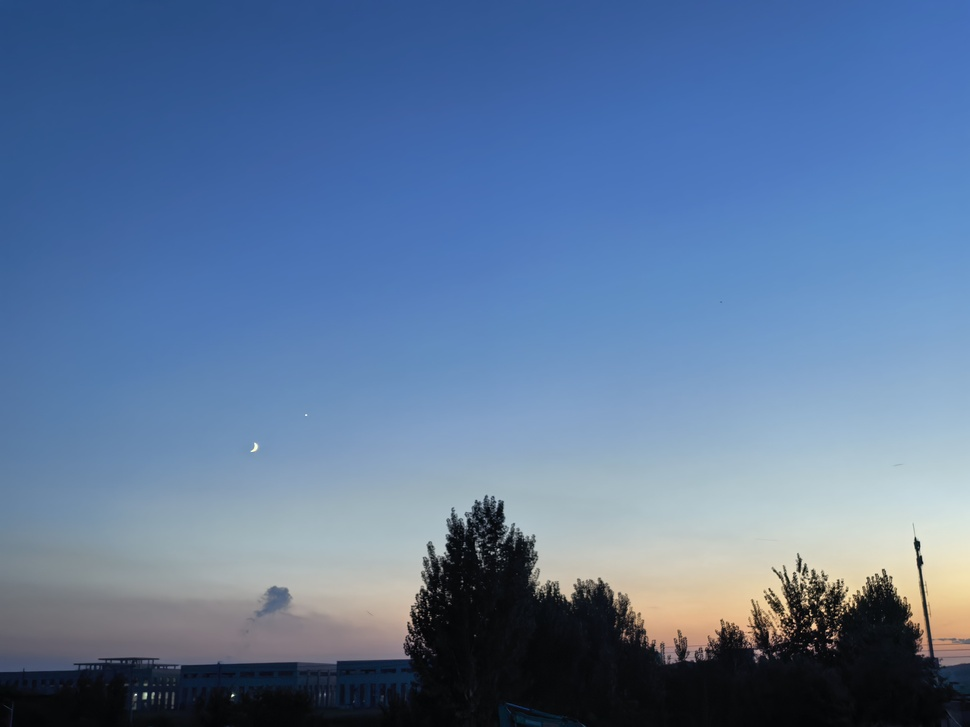
#> input picture 算法组/Week1/W1_王润翰_视觉算法/data/images/test1.jpg, 970 x 727 px, shrunk from 4096 x 3072 before the run
$ python task2_processing.py
#> lines starting #> are read from the running program, lines starting #| are printed output that depends on the picture; after the words box and inside, x2 and y2 are one past the last pixel; in counts of white or black regions, pixels touching at a corner belong together
import cv2
import os
import numpy as np

def main():
    base_dir = os.path.dirname(os.path.dirname(os.path.abspath(__file__)))
    img_path = os.path.join(base_dir, "data", "images", "test1.jpg")
    output_dir = os.path.join(base_dir, "outputs", "task2")
    os.makedirs(output_dir, exist_ok=True)


    img = cv2.imdecode(np.fromfile(img_path, dtype=np.uint8), cv2.IMREAD_COLOR)
#> img is the input picture: shape (727, 970, 3); mean B, G, R 155, 118.9, 92.6
    if img is None:
        print("未找到图片，请检查路径。")
        return


    gray = cv2.cvtColor(img, cv2.COLOR_BGR2GRAY)
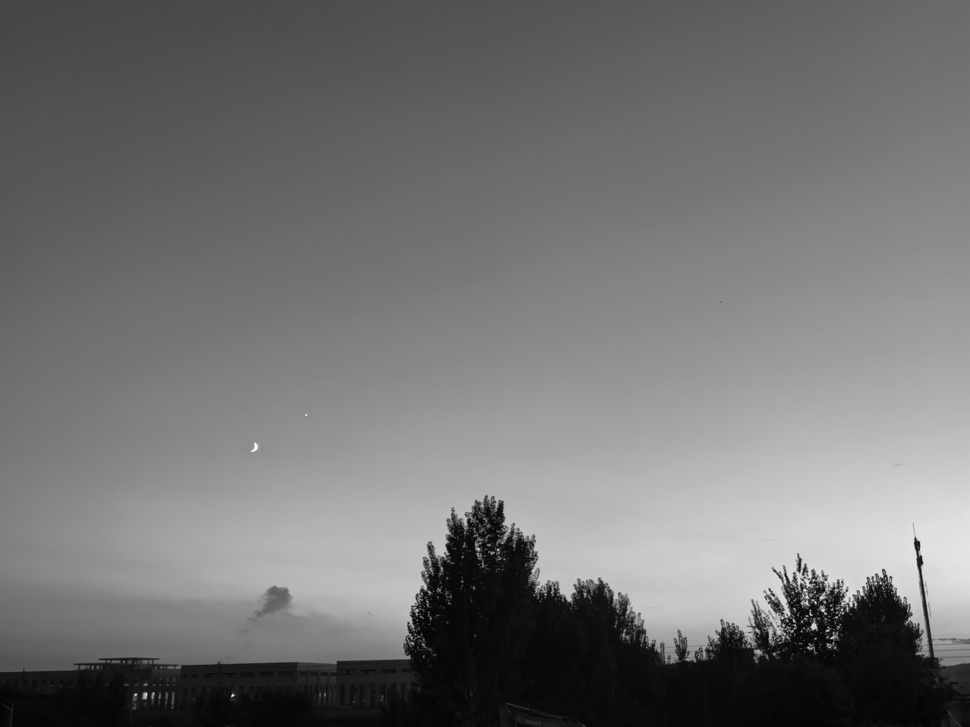
#> gray: shape (727, 970); min 0, max 252, mean 115.2
    cv2.imencode('.jpg', gray)[1].tofile(os.path.join(output_dir, "01_gray.jpg"))


    blur_3 = cv2.GaussianBlur(gray, (3, 3), 0)
    blur_9 = cv2.GaussianBlur(gray, (9, 9), 0)
    cv2.imencode('.jpg', blur_3)[1].tofile(os.path.join(output_dir, "02_blur_3x3.jpg"))
    cv2.imencode('.jpg', blur_9)[1].tofile(os.path.join(output_dir, "03_blur_9x9.jpg"))


    _, thresh_100 = cv2.threshold(blur_3, 100, 255, cv2.THRESH_BINARY)
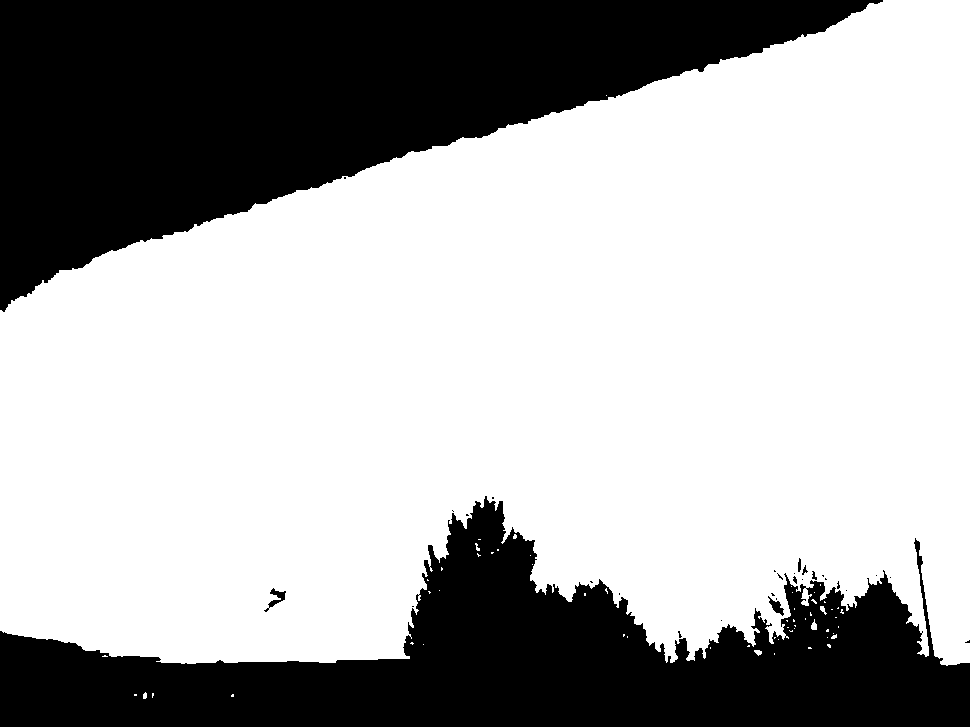
#> thresh_100: shape (727, 970); 67% white; 30 black regions (22 under 20 px), largest, box (x1, y1, x2, y2) and area: (0, 0, 883, 312) 131643, (0, 496, 970, 727) 100812, (264, 588, 286, 612) 157
    _, thresh_180 = cv2.threshold(blur_3, 180, 255, cv2.THRESH_BINARY)
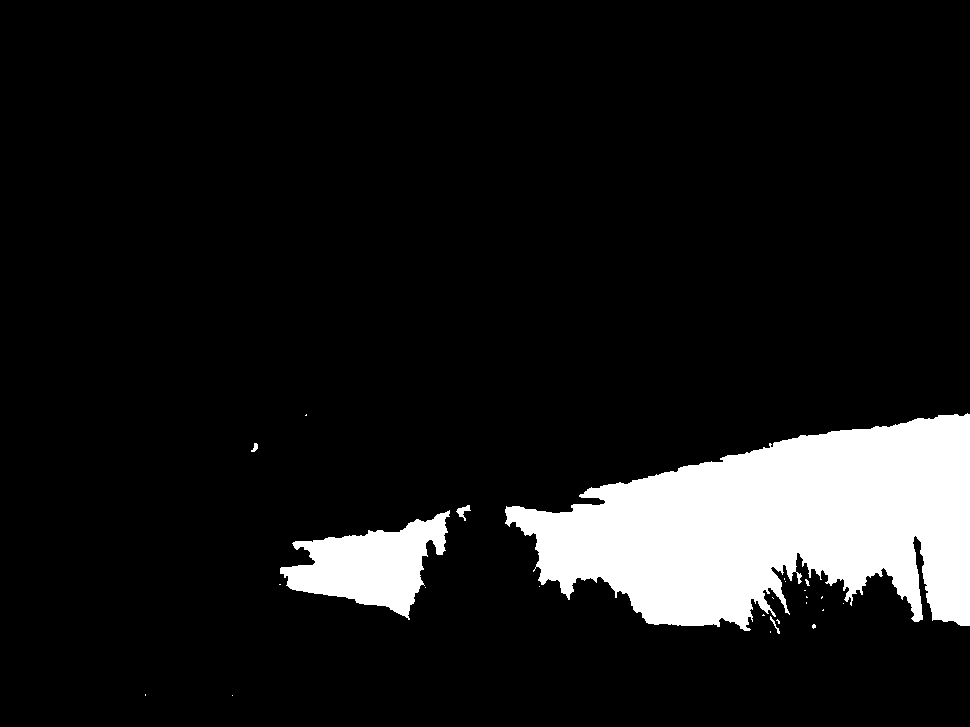
#> thresh_180: shape (727, 970); 10.3% white; 25 white regions (20 under 20 px), largest, box (x1, y1, x2, y2) and area: (505, 413, 970, 631) 63299, (280, 510, 450, 620) 9259, (456, 505, 471, 521) 97, (770, 616, 780, 634) 40, (251, 443, 258, 452) 37
    cv2.imencode('.jpg', thresh_100)[1].tofile(os.path.join(output_dir, "04_thresh_100.jpg"))
    cv2.imencode('.jpg', thresh_180)[1].tofile(os.path.join(output_dir, "05_thresh_180.jpg"))


    edges = cv2.Canny(blur_3, 50, 150)
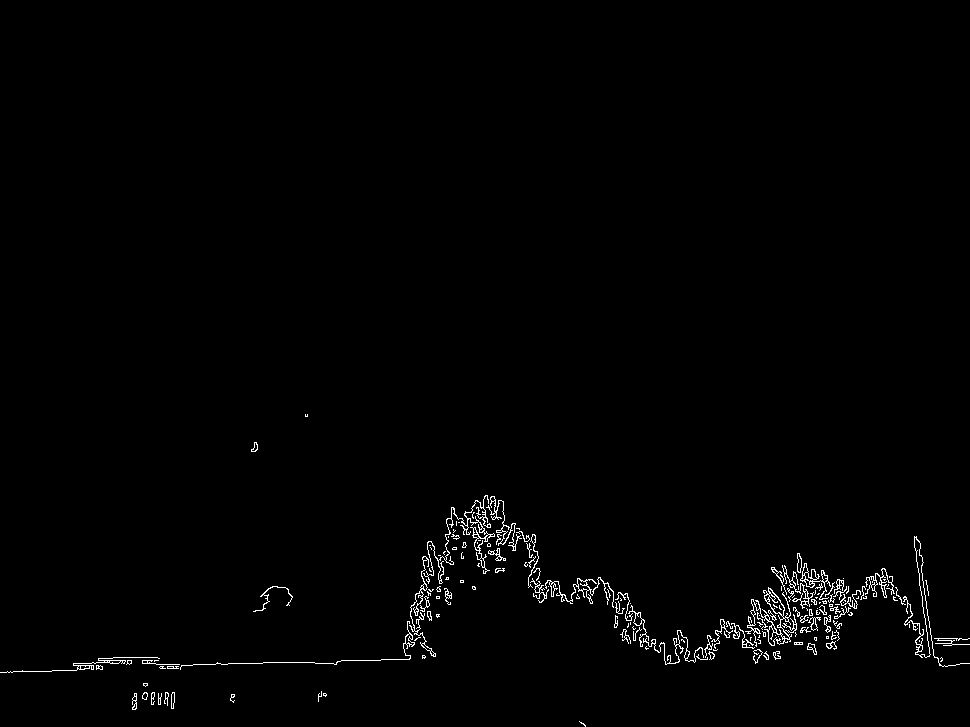
#> edges: shape (727, 970); 1.1% white in thin lines or dots, all inside (x1, y1, x2, y2) = (0, 414, 970, 727)
    cv2.imencode('.jpg', edges)[1].tofile(os.path.join(output_dir, "06_canny.jpg"))


    kernel = cv2.getStructuringElement(cv2.MORPH_RECT, (5, 5))
    opened = cv2.morphologyEx(thresh_100, cv2.MORPH_OPEN, kernel)
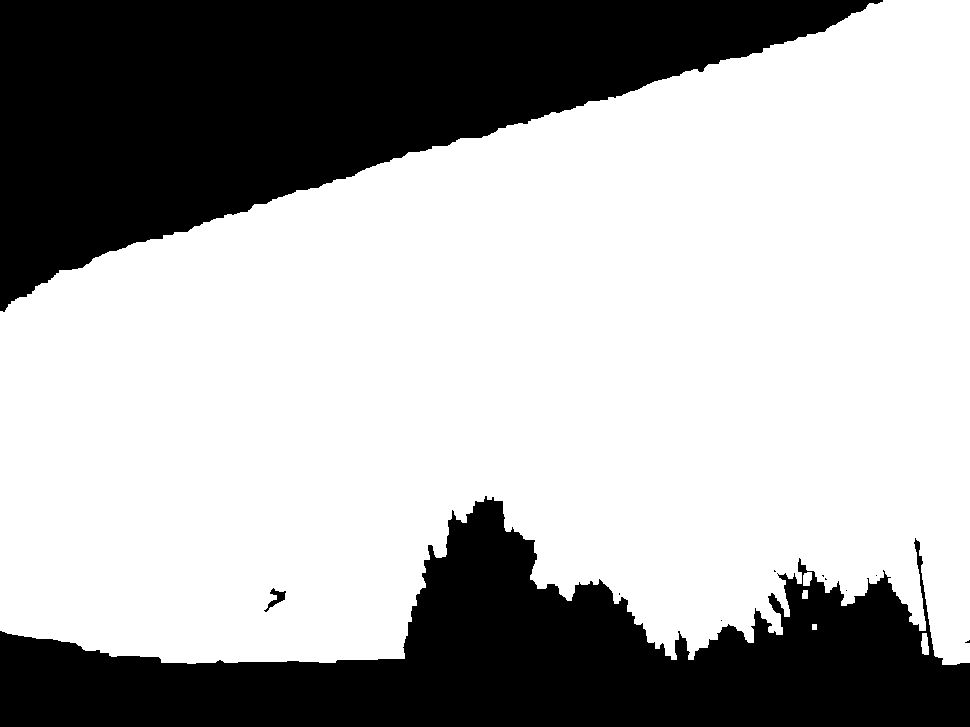
#> opened: shape (727, 970); 66.7% white; 11 black regions (8 under 20 px), largest, box (x1, y1, x2, y2) and area: (0, 0, 883, 312) 131727, (0, 496, 970, 727) 102718, (264, 588, 286, 612) 169
    closed = cv2.morphologyEx(thresh_100, cv2.MORPH_CLOSE, kernel)
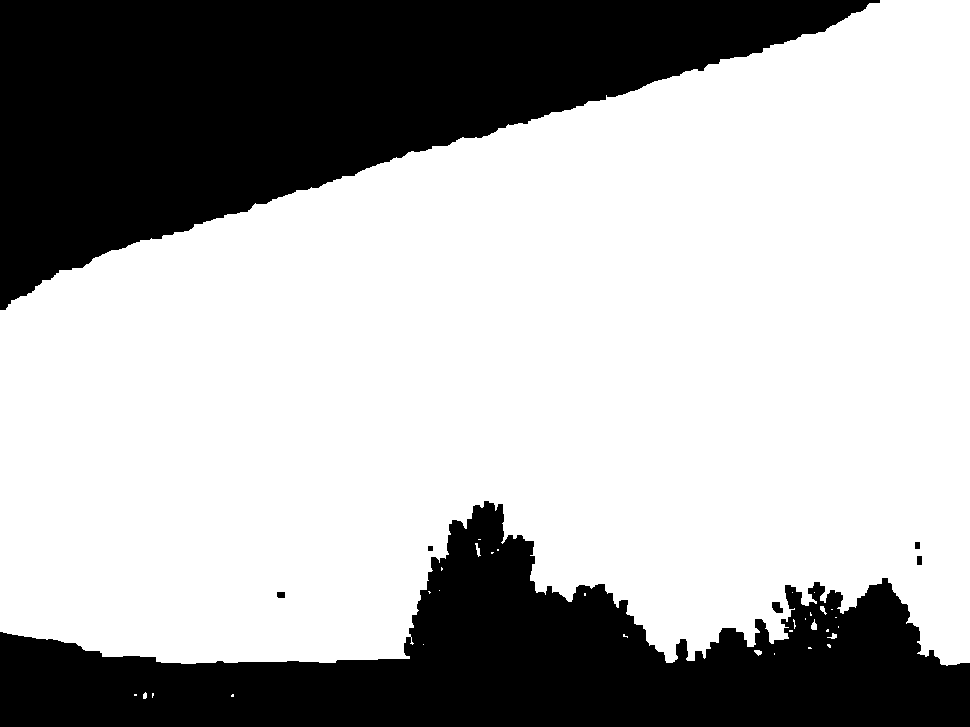
#> closed: shape (727, 970); 67.3% white; 7 black regions, largest, box (x1, y1, x2, y2) and area: (0, 0, 880, 310) 131535, (0, 501, 970, 727) 99144, (772, 602, 783, 613) 92
    cv2.imencode('.jpg', opened)[1].tofile(os.path.join(output_dir, "07_morph_open.jpg"))
    cv2.imencode('.jpg', closed)[1].tofile(os.path.join(output_dir, "08_morph_close.jpg"))

    print("任务二执行完毕，中间结果已保存至 outputs/task2/")

if __name__ == "__main__":
    main()

$ run again, with 算法组/Week1/W1_王润翰_视觉算法/data/images/test2.jpg copied over 算法组/Week1/W1_王润翰_视觉算法/data/images/test1.jpg
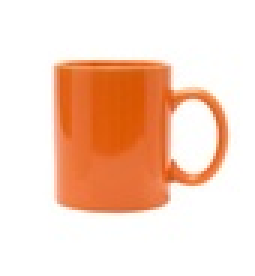
#> input picture 算法组/Week1/W1_王润翰_视觉算法/data/images/test2.jpg, 85 x 92 px, shrunk from 360 x 387 before the run (shown 3 times larger)
#> in main, img is the input picture: shape (92, 85, 3); mean B, G, R 198.3, 215.6, 247.2
#> thresh_100: shape (92, 85); every value is 255
#> in main, `_, thresh_180 = cv2.threshold(blur_3, 180, 255, cv2.THRESH_BINARY)`:
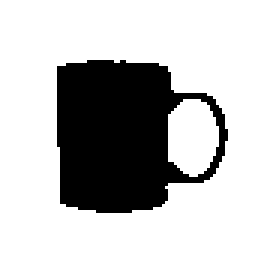
#> thresh_180: shape (92, 85) (shown 3 times larger); 74.8% white; 1 black region, box (x1, y1, x2, y2) and area: (19, 20, 76, 71) 1972
#> in main, `edges = cv2.Canny(blur_3, 50, 150)`:
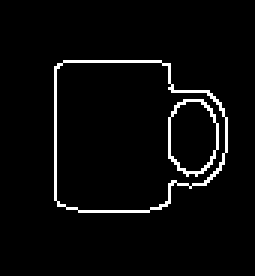
#> edges: shape (92, 85) (shown 3 times larger); 3.7% white in thin lines or dots, all inside (x1, y1, x2, y2) = (18, 20, 76, 71)

$ run again, with 算法组/Week1/W1_王润翰_视觉算法/data/images/test3.jpg copied over 算法组/Week1/W1_王润翰_视觉算法/data/images/test1.jpg
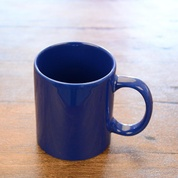
#> input picture 算法组/Week1/W1_王润翰_视觉算法/data/images/test3.jpg, 178 x 178 px, shrunk from 750 x 750 before the run
#> in main, img is the input picture: shape (178, 178, 3); mean B, G, R 167, 155, 162.8
#> in main, `_, thresh_100 = cv2.threshold(blur_3, 100, 255, cv2.THRESH_BINARY)`:
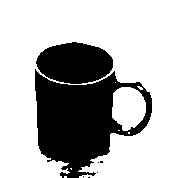
#> thresh_100: shape (178, 178); 70.5% white; 7 black regions (5 under 20 px), largest, box (x1, y1, x2, y2) and area: (35, 69, 152, 178) 6864, (36, 42, 113, 84) 2463
#> thresh_180: shape (178, 178); 56.2% white; 17 black regions (14 under 20 px), largest, box (x1, y1, x2, y2) and area: (0, 41, 178, 178) 13704, (169, 134, 178, 147) 65, (144, 136, 157, 141) 51
#> edges: shape (178, 178); 3.2% white in thin lines or dots, all inside (x1, y1, x2, y2) = (33, 42, 178, 164)
#> opened: shape (178, 178); 69.5% white; 1 black region, box (x1, y1, x2, y2) and area: (35, 42, 152, 178) 9679
#> in main, `closed = cv2.morphologyEx(thresh_100, cv2.MORPH_CLOSE, kernel)`:
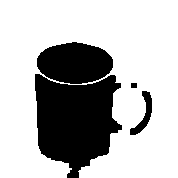
#> closed: shape (178, 178); 71.6% white; 4 black regions, box (x1, y1, x2, y2) and area: (35, 74, 122, 178) 6183, (37, 42, 113, 84) 2460, (130, 91, 152, 135) 338, (131, 83, 137, 88) 30
